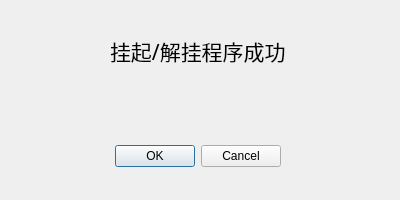
<?xml version="1.0" encoding="UTF-8"?>
<ui version="4.0">
 <class>LockSuccessfully</class>
 <widget class="QDialog" name="LockSuccessfully">
  <property name="geometry">
   <rect>
    <x>0</x>
    <y>0</y>
    <width>400</width>
    <height>200</height>
   </rect>
  </property>
  <property name="maximumSize">
   <size>
    <width>400</width>
    <height>200</height>
   </size>
  </property>
  <property name="windowTitle">
   <string>Dialog</string>
  </property>
  <widget class="QDialogButtonBox" name="buttonBox">
   <property name="geometry">
    <rect>
     <x>-60</x>
     <y>140</y>
     <width>341</width>
     <height>32</height>
    </rect>
   </property>
   <property name="orientation">
    <enum>Qt::Horizontal</enum>
   </property>
   <property name="standardButtons">
    <set>QDialogButtonBox::Cancel|QDialogButtonBox::Ok</set>
   </property>
  </widget>
  <widget class="QLabel" name="label">
   <property name="geometry">
    <rect>
     <x>110</x>
     <y>10</y>
     <width>191</width>
     <height>81</height>
    </rect>
   </property>
   <property name="font">
    <font>
     <family>等线</family>
     <pointsize>16</pointsize>
    </font>
   </property>
   <property name="text">
    <string>挂起/解挂程序成功</string>
   </property>
  </widget>
 </widget>
 <resources/>
 <connections>
  <connection>
   <sender>buttonBox</sender>
   <signal>accepted()</signal>
   <receiver>LockSuccessfully</receiver>
   <slot>accept()</slot>
   <hints>
    <hint type="sourcelabel">
     <x>248</x>
     <y>254</y>
    </hint>
    <hint type="destinationlabel">
     <x>157</x>
     <y>274</y>
    </hint>
   </hints>
  </connection>
  <connection>
   <sender>buttonBox</sender>
   <signal>rejected()</signal>
   <receiver>LockSuccessfully</receiver>
   <slot>reject()</slot>
   <hints>
    <hint type="sourcelabel">
     <x>316</x>
     <y>260</y>
    </hint>
    <hint type="destinationlabel">
     <x>286</x>
     <y>274</y>
    </hint>
   </hints>
  </connection>
 </connections>
</ui>
